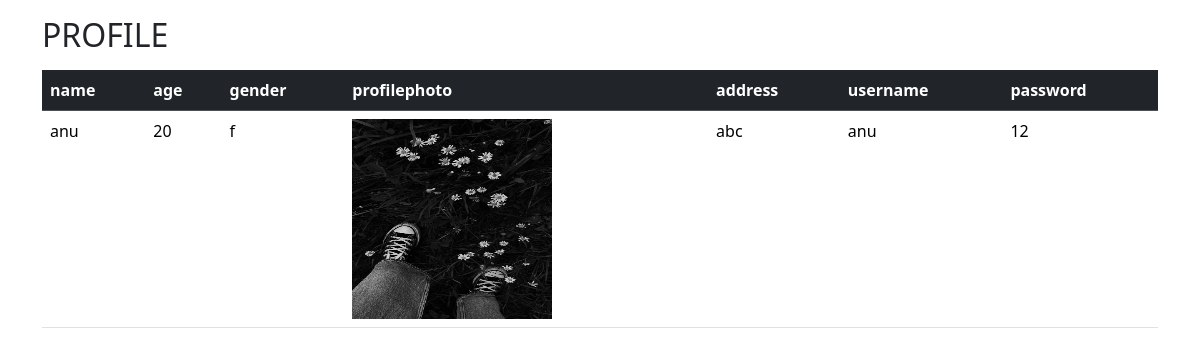
The app's page /viewprofile (signed in) with its own data.
### student/models.py (models this page shows, shortened)
class student(models.Model):
    name=models.CharField(max_length=12)
    age=models.IntegerField()
    gender=models.CharField(max_length=12,choices=[('m','male'),('f','female')])
    profilephoto=models.FileField(upload_to='media')
    address=models.TextField()
    username=models.CharField(max_length=12)
    password=models.CharField(max_length=12)

### student/views.py (the view)
# urls.py: path('viewprofile',views.viewprofile,name="viewprofile"),
def viewprofile(request):
      ab=student.objects.filter(id=request.session['id'])
      h={'m':ab}
      return render(request,'student/viewprofile.html',h)

### template/student/viewprofile.html (shortened to what this page needs)
<!DOCTYPE html>
<html lang="en">
<head>
  <link href="https://cdn.jsdelivr.net/npm/bootstrap@5.3.3/dist/css/bootstrap.min.css" rel="stylesheet">
</head>
<body>
<div class="container mt-3">
  <h2>PROFILE</h2>
  <table class="table">
    <thead class="table-dark">
      <tr>
        <th>name</th>
        <th>age</th>
        <th>gender</th>
        <th>profilephoto</th>
        <th>address</th>
        <th>username</th>
        <th>password</th>
      </tr>
      {% for i in m %}
    </thead>
    <tbody>
      <tr>
        <td>{{i.name}}</td>
        <td>{{i.age}}</td>
        <td>{{i.gender}}</td>
        <td><img src="{{i.profilephoto.url}}" style="width: 200px;height: 200px;" alt=""></td>
        <td>{{i.address}}</td>
        <td>{{i.username}}</td>
        <td>{{i.password}}</td>
      </tr>
      {% endfor %}
</body>
</html>

### records on screen
student: name "anu", age "20", gender "f", profilephoto (picture), address "abc", username "anu", password "12"
